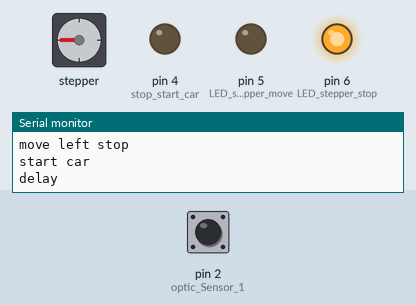
Simulated run of this sketch. Board: Arduino Uno, built with avr-gcc and run on an emulated ATmega328P. On the bench: stepper motor, output pins drawn as LEDs (lit = HIGH), the last lines printed to the serial monitor. The inputs (shaded band) are chosen by the test bench; at power-on: pin 2 (optic_Sensor_1) LOW. Stepper angles assume 4096 steps per turn.

Above: at 7.8 s.
14.1 s: pin 2 (optic_Sensor_1) driven LOW
26.9 s: pin 2 (optic_Sensor_1) driven HIGH
At 34.4 s:
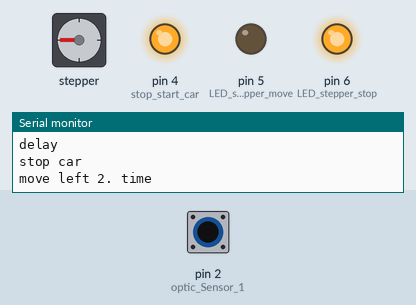
39.7 s: pin 2 (optic_Sensor_1) driven LOW
At 41.9 s:
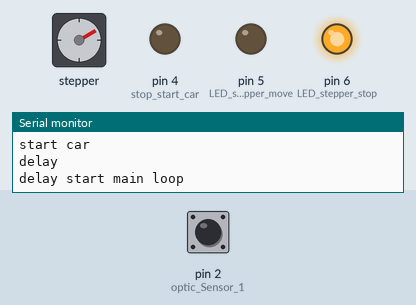
52.5 s: pin 2 (optic_Sensor_1) driven HIGH
At 57.9 s:
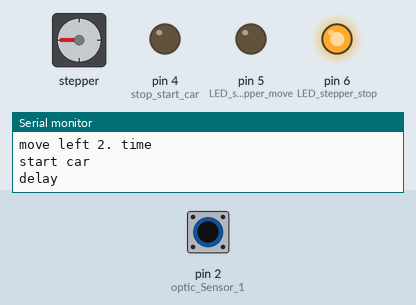
65.3 s: pin 2 (optic_Sensor_1) pulsed LOW 2 times (0.12 s each, 0.3 s apart)
At 67.4 s:
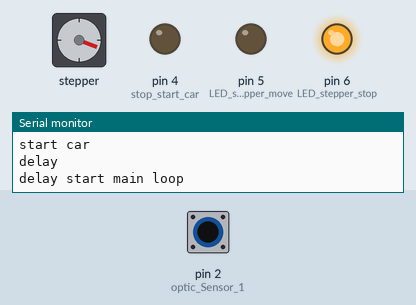
Timing chart, 0 to 79.1 s (numbered marks = the images above; inputs shaded):
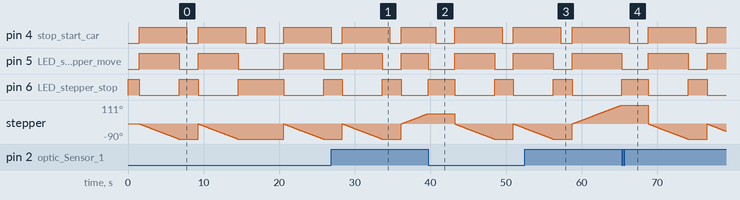

The sketch:

stepper_motor_fallerCar.ino
```cpp
/*
  Project: Arduino - Steppermotor Control System
  DEV: Henrik Hansen, Electronic and Code (EaC), Denmark
  MCU: Arduino NANO or UNO (atmega328P)

  This code is in beta state and under construction.
  Description at the end of this file; after all codeline

  **** For test feedback from MCU use serial monitor ****

  Arduino and 28byj-48 stepper motor with ULN2003 driver board
  AccelStepper library
  More info and thanks to:
  https://www.makerguides.com
  https://dronebotworkshop.com/stepper-motors-with-arduino/
  AccelStepper original library
  https://www.airspayce.com/mikem/arduino/AccelStepper/index.html
*/

// Include the AccelStepper library:
#include <Arduino.h>
#include <AccelStepper.h>

// Optical Sensor pin definition:
const byte optic_Sensor_1 = 2; //optical Interrupt Sensor on Pin 2 - start position
const byte stop_start_car = 4; //Faller-Car start/stop signal Pin

// LED for visual indication of movement:
const byte LED_stepper_move = 5;  // LED indicator for moving stepper - RED LED
const byte LED_stepper_stop = 6; // LED indicator for stop stepper - GREEN LED

// Stepper Motor pin definitions:
#define motorPin1  8      // IN1 on the ULN2003 driver
#define motorPin2  9      // IN2 on the ULN2003 driver
#define motorPin3  10     // IN3 on the ULN2003 driver
#define motorPin4  11     // IN4 on the ULN2003 driver

// initialize variables
uint16_t delay_1 = 1000; // n sek. delay
uint16_t delay_2 = 1500; // n sek. delay
uint16_t delay_3 = 2000; // n sek. delay

int stepper_pos = 0; // status of stepper motor position - NOT IN USE

int stepM_speed_right = 200; // speed for moving clockwise (right)
// int stepM_steps_right = 4096; // speed for moving clockwise (right) - NOT IN USE

int stepM_speed_left = -200; // Speed for moving counter-clockwise (left)
int stepM_steps_left = -1024; // counts of steps counter-clockwise (left)

// STEPPER MOTOR CONTROL
// Define the AccelStepper interface type; 4 wire motor in half step mode:
// Initialize with pin sequence IN1-IN3-IN2-IN4 for using the
// AccelStepper library with 28BYJ-48 stepper motor:
#define MotorInterfaceType 8 // definetion from accelStepper library
AccelStepper stepper = AccelStepper(MotorInterfaceType, motorPin1, motorPin3, motorPin2, motorPin4);

// FUNCTION to move right
void move_right(int stepM_speed_right){
  digitalWrite(LED_stepper_move, HIGH); // set LED ON
  digitalWrite(LED_stepper_stop, LOW); // set LED OFF

  // Set the current position to 0:
  stepper.setCurrentPosition(0);
  // Run the motor right at x steps/second until optic sensor == LOW
  while (digitalRead(optic_Sensor_1) == HIGH){ // run stepper motor until optical sensor goes LOW
    stepper.setSpeed(stepM_speed_right); // stepper motor speed
    stepper.runSpeed(); // start stepper motor
  }

  stepper.stop(); // stop stepper motor when optical sensor == LOW
  stepper.setCurrentPosition(0); // set position to 0 (start positition)

  digitalWrite(LED_stepper_move, LOW); // set LED OFF
  digitalWrite(LED_stepper_stop, HIGH); // set LED ON

} // FUNCTION RIGHT END --------------------------------------------

// FUNCTION to move left
void move_left(int stepM_speed_left, int stepM_steps_left){
  digitalWrite(LED_stepper_move, HIGH); // set LED ON
  digitalWrite(LED_stepper_stop, LOW); // set LED OFF

  // Reset the position to 0:
  stepper.setCurrentPosition(0); // set stepper start position
  // Run the motor counter clockwise at x steps/second until the motor reaches -y steps (z revolution) DOWN/CLOSE :
  while (stepper.currentPosition() != stepM_steps_left){ // run stepper motor until optical sensor goes LOW
    stepper.setSpeed(stepM_speed_left);
    stepper.runSpeed();
  }

  stepper.stop(); // stop stepper motor

  digitalWrite(LED_stepper_move, LOW); // set LED OFF
  digitalWrite(LED_stepper_stop, HIGH); // set LED ON

} //function END -----------------------------------------------


void setup() {
  // put your setup code here, to run once:

  Serial.begin(9600); // setup and start serial communication default Tx0 / Rx0

  pinMode(optic_Sensor_1, INPUT);    // pin 2 - external PULLDOWN resistor
  pinMode(stop_start_car, OUTPUT);   // Pin 4 - Faller Car system stop/start device
  pinMode(LED_stepper_move, OUTPUT); // Pin 5
  pinMode(LED_stepper_stop, OUTPUT); // Pin 6

  stepper.setMaxSpeed(500); // max speed for stepper motor

  digitalWrite(LED_stepper_move, LOW); // set LED IN OFF
  digitalWrite(LED_stepper_stop, HIGH); // set LED IN ON

  stepper_pos = 0; // set variable to - NOT IN USE

  // move stepper to start position
  // MOVE STEPPER RIGHT UNTIL OPTICAL SENSOR == LOW
  Serial.println("move right start");
  move_right(stepM_speed_right); // call move right function
  Serial.println("move right slut");

} // END void setup

void loop() {
  Serial.println("delay start main loop");
  delay(delay_2);

  Serial.println("stop car");
  digitalWrite(stop_start_car, HIGH); // stop car
  Serial.println("move left start");
  move_left(stepM_speed_left, stepM_steps_left); // move intersection left
  Serial.println("move left stop");

  delay(delay_1);

  Serial.println("start car");
  digitalWrite(stop_start_car, LOW); // start car

  Serial.println("delay");
  delay(delay_2);

  Serial.println("stop car");
  digitalWrite(stop_start_car, HIGH); // stop car
  Serial.println("move left 2. time");
  move_left(stepM_speed_left, stepM_steps_left); // move intersection left

  delay(delay_1);

  Serial.println("start car");
  digitalWrite(stop_start_car, LOW); // start car

  Serial.println("delay");
  delay(delay_2);

  Serial.println("stop car");
  digitalWrite(stop_start_car, HIGH); // stop car
  Serial.println("move right");
  move_right(stepM_speed_right); // move intersection right

  Serial.println("delay");
  delay(delay_1);
  Serial.println("start car");
  digitalWrite(stop_start_car, LOW); // start car

  Serial.println("delay");
  delay(delay_1);

} // END MAIN void loop

/* Description
  Description comming soon
*/
```

Measured:
- after the input at 26.9 s, pin 4 (stop_start_car): goes on until 36.1 s, then stays HIGH
- after the input at 39.7 s, pin 4 (stop_start_car): HIGH → LOW after 1.0 s, → HIGH 2.5 s later, → LOW 6.3 s later, → HIGH 1.5 s later; pin 5 (LED_stepper_move): HIGH → LOW at once, → HIGH 3.5 s later, → LOW 5.3 s later, → HIGH 2.5 s later; pin 6 (LED_stepper_stop): LOW → HIGH at once, → LOW 3.5 s later, → HIGH 5.3 s later, → LOW 2.5 s later
- after the input at 52.5 s, pin 4 (stop_start_car): goes on until 58.8 s, then stays HIGH
- after the input at 65.3 s, pin 4 (stop_start_car): HIGH → LOW after 1.0 s, → HIGH 2.5 s later, → LOW 6.3 s later, → HIGH 1.5 s later; pin 5 (LED_stepper_move): HIGH → LOW at once, → HIGH 3.5 s later, → LOW 5.3 s later, → HIGH 2.5 s later; pin 6 (LED_stepper_stop): LOW → HIGH at once, → LOW 3.5 s later, → HIGH 5.3 s later, → LOW 2.5 s later
- by itself, stepper: turns 90° counter-clockwise in 5.2 s, then 89° clockwise in 0.00 s, then 81° counter-clockwise in 4.7 s
